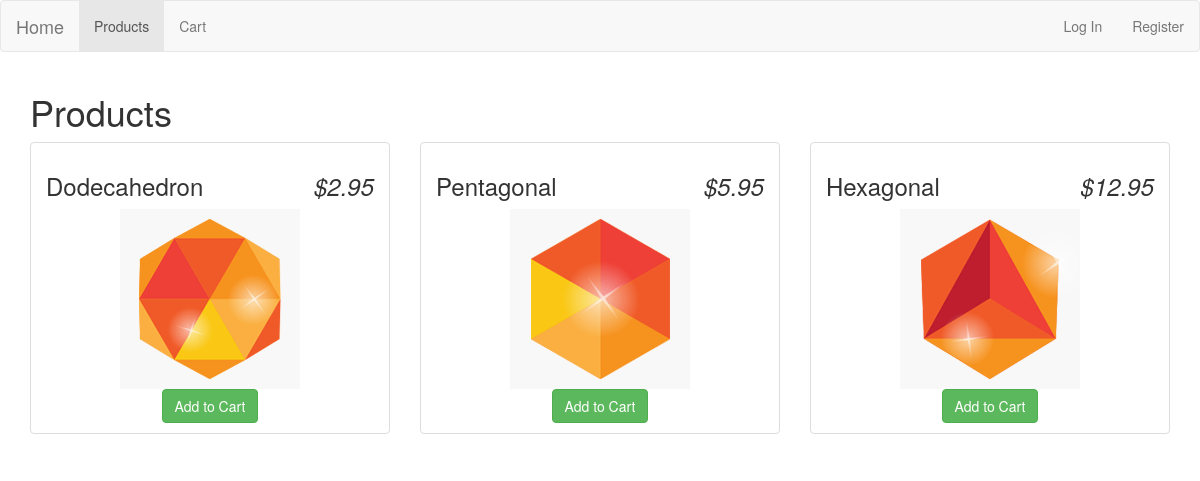
Page /products on the committed database.
### app/models.py (models this page shows)
class Product(db.Model):
    id = db.Column(db.Integer, primary_key=True)
    name = db.Column(db.String(50))
    description = db.Column(db.String(50))
    price = db.Column(db.Integer)
    image = db.Column(db.String(255))
    stock = db.Column(db.Integer)

### app/routes.py (the view)
@app.route('/products', methods=['GET', 'POST'])
def products():
    products = Product.query.all()
    return render_template('products.html', products=products, title="Products")

### app/templates/products.html
{% extends 'layout.html' %}
{% block app_content %}
<h1>Products</h1>
<div class="row">
    {% for product in products%}
    <div class="col-md-4">
        <ul class="list-group">
            <div class="list-group-item">
                <h3>{{ product.name }}
                    <em class="pull-right">${{ product.price }}</em>
                </h3>
                <div class="img-wrap product-image text-center">
                    <img src="{{ url_for('.static', filename=product.image) }}" alt="{{ product.name }}">
                </div>
                <div class="text-center">
                    {% if product.stock > 0 %}
                    <a href="add_to_cart/{{ product.id }}" class="btn btn-success">Add to Cart</a>
                    {% else %}
                    <button class="btn btn-danger" disabled>Sold Out</button>
                    {% endif %}
                </div>
            </div>
        </ul>
    </div>
    {% endfor %}
</div>
{% endblock %}

### rows in the picture
Product: name "Dodecahedron", price "2.95", image (picture)
Product: name "Pentagonal", price "5.95", image (picture)
Product: name "Hexagonal", price "12.95", image (picture)
